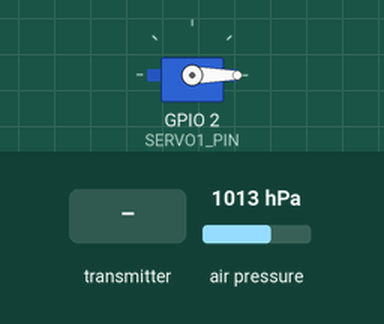
Simulated run of this sketch. Board: ESP32. On the bench: servo. The inputs (shaded band) are chosen by the test bench; at power-on: air pressure 1013 hPa. What the sketch prints to the serial monitor is not drawn.

Above: at 1.2 s.
1.3 s: the transmitter starts sending servo = 45
At 2.2 s:
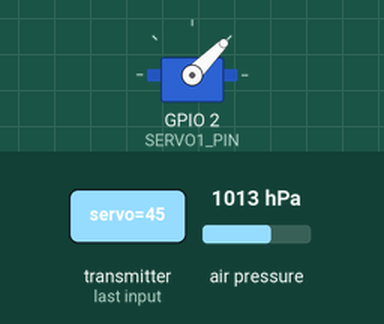
2.8 s: the transmitter starts sending servo = 90
At 3.4 s:
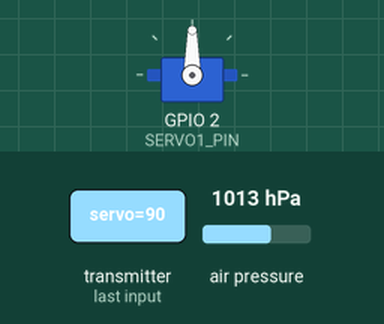
4.3 s: the transmitter starts sending servo = 180
At 5.5 s:
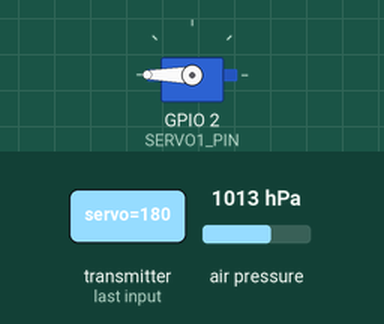
5.8 s: the transmitter starts sending servo = 0
At 6.8 s:
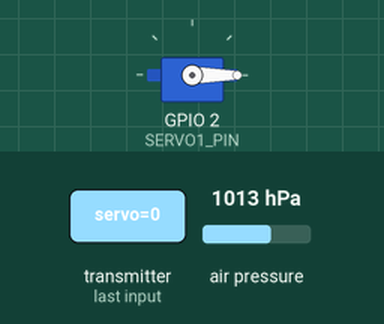
Timing chart, 0 to 8.3 s (numbered marks = the images above; inputs shaded):
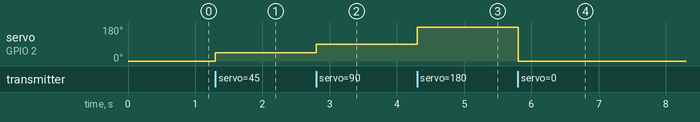

Measured:
- after the input at 1.3 s, servo on GPIO 2 (SERVO1_PIN): 0° → 45° at once
- after the input at 2.8 s, servo on GPIO 2 (SERVO1_PIN): 45° → 90° at once
- after the input at 4.3 s, servo on GPIO 2 (SERVO1_PIN): 90° → 180° at once
- after the input at 5.8 s, servo on GPIO 2 (SERVO1_PIN): 180° → 0° at once

The sketch:

esp-now_bme_servo_duplex_rocket.ino
```cpp
#include <esp_now.h>
#include <WiFi.h>
#include <Wire.h>
#include <Adafruit_Sensor.h>
#include <Adafruit_BME280.h>
#include <ESP32Servo.h>

#define SEALEVELPRESSURE_HPA (1013.25)
#define SERVO1_PIN D1

Servo servo1;
String success;

Adafruit_BME280 bme; // I2C
int incomingServo = 0;

// Reciever:
uint8_t broadcastAddress[] = {0xCC, 0xDB, 0xA7, 0x2D, 0xD4, 0x8C};

typedef struct struct_message {
    int altitude;
    int temp;
    int hum;
    int pres;
} struct_message;

typedef struct struct_received {
    int servo;
} struct_received;

struct_message BME280Readings;
struct_received incomingReadings;

esp_now_peer_info_t peerInfo;

void OnDataSent(const uint8_t *mac_addr, esp_now_send_status_t status) {
  //Serial.print("\r\nLast Packet Send Status:\t");
  //Serial.println(status == ESP_NOW_SEND_SUCCESS ? "Delivery Success" : "Delivery Fail");
  if (status == 0){
    success = "Delivery Success :)";
  }
  else{
    success = "Delivery Fail :(";
  }
}

void OnDataRecv(const uint8_t * mac, const uint8_t *incomingData, int len) {
  memcpy(&incomingReadings, incomingData, sizeof(incomingReadings));
  //Serial.print("Bytes received: ");
  //Serial.println(len);
  incomingServo = incomingReadings.servo;
}

void setup() {
  Serial.begin(115200);
  while(!Serial);
  Serial.println(F("BME280 test"));
  bme.begin(0x76);

  servo1.attach(SERVO1_PIN);

  WiFi.mode(WIFI_STA);
  if (esp_now_init() != ESP_OK) {
    Serial.println("Error initializing ESP-NOW");
    return;
  }

  esp_now_register_send_cb(OnDataSent);
  memcpy(peerInfo.peer_addr, broadcastAddress, 6);
  peerInfo.channel = 0;
  peerInfo.encrypt = false;

  // Add peer
  if (esp_now_add_peer(&peerInfo) != ESP_OK){
    Serial.println("Failed to add peer");
    return;
  }
  // Register for a callback function that will be called when data is received
  esp_now_register_recv_cb(esp_now_recv_cb_t(OnDataRecv));

}

void loop() {
  BME280Readings.altitude = bme.readAltitude(SEALEVELPRESSURE_HPA);
  //BME280Readings.temp = bme.readTemperature();
  //BME280Readings.hum = bme.readHumidity();
  //BME280Readings.pres = bme.readPressure() / 100.0F;

  // Send message via ESP-NOW
  esp_err_t result = esp_now_send(broadcastAddress, (uint8_t *) &BME280Readings, sizeof(BME280Readings));

  // if (result == ESP_OK) {
  //   Serial.println("Sent with success");
  // }
  // else {
  //   Serial.println("Error sending the data");
  // }

  servo1.write(int(incomingServo));
  //Serial.println(incomingServo);

  //delay(100);
}
```
